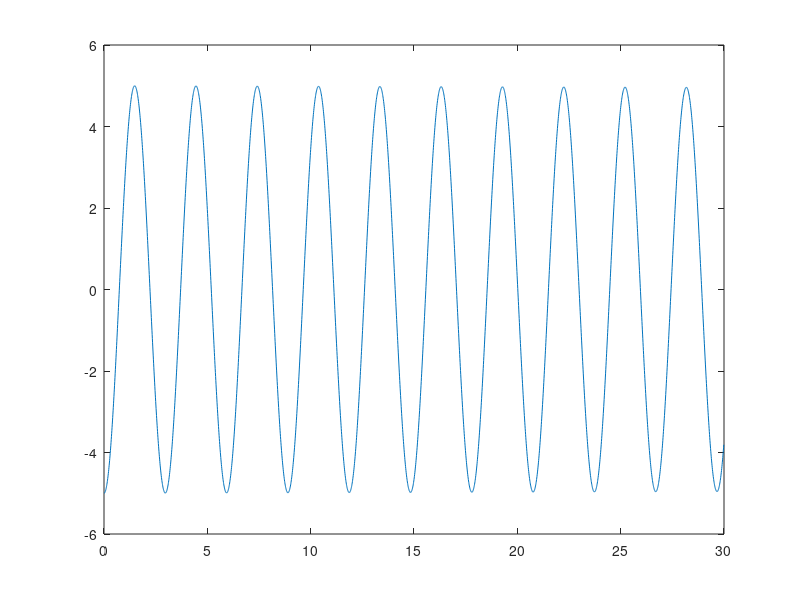
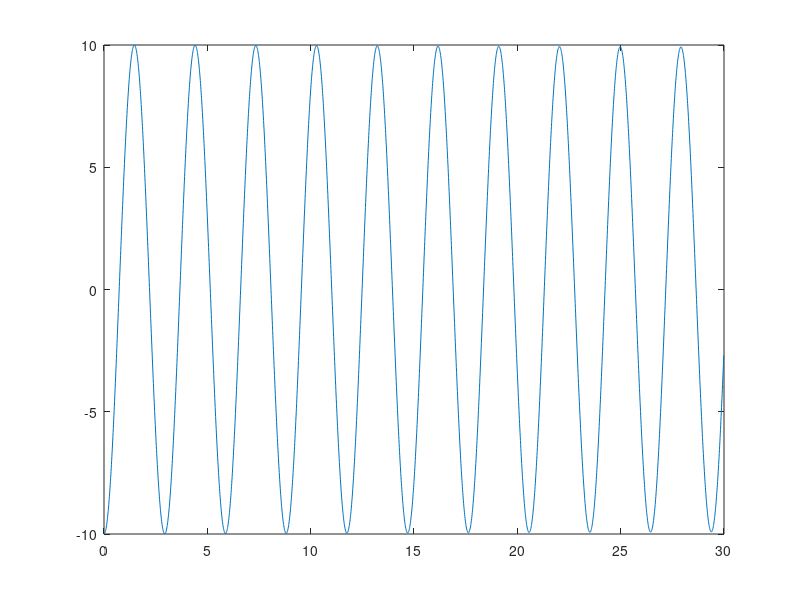
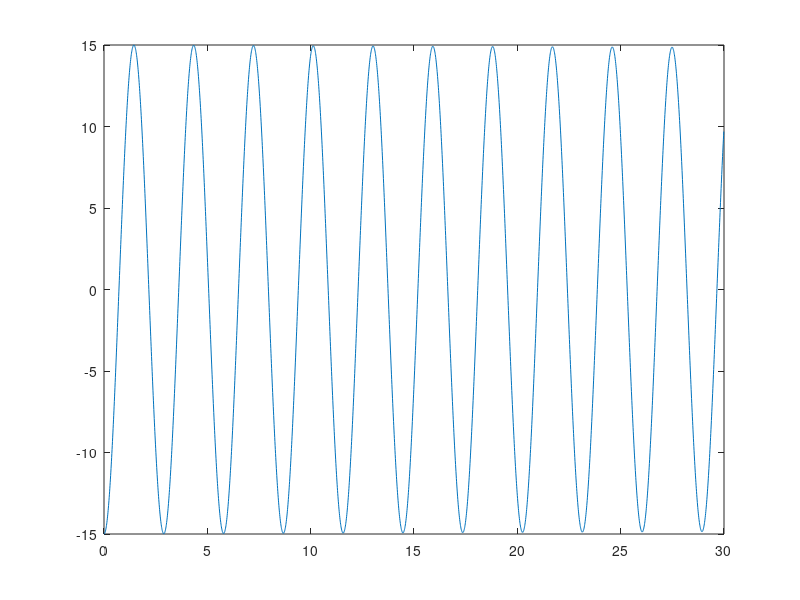
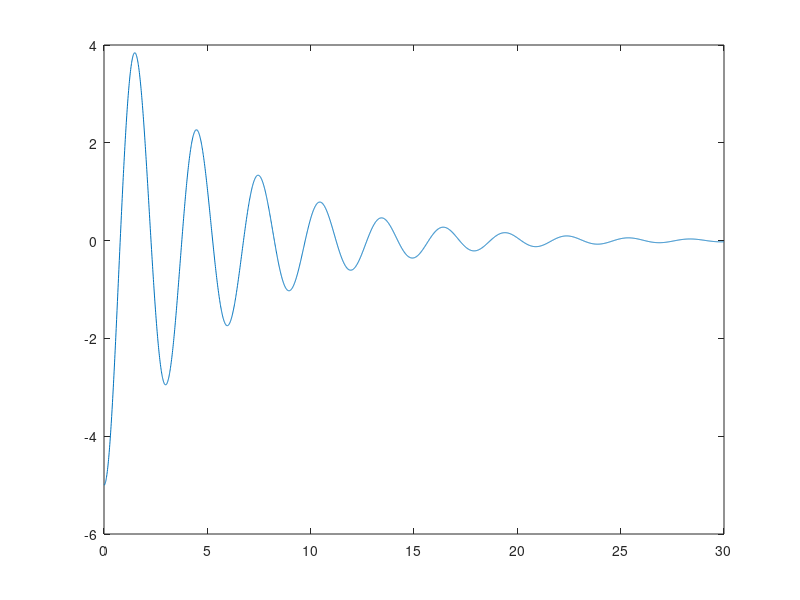

The MATLAB script that drew these images, in order:
clear; clc; close all

D = load('AQWAFlapPitchLinearHydrostaticFreeDecay.mat');

for i=1:12
    figure
    plot(D.time,D.Flap1pitch(:,i))
    hold on
end

figure
plot(D.time,D.Flap1pitch(:,[4,7,10]))
legend({D.tnames{[4,7,10]}},'Interpreter','none')
xlabel('time (s)'), ylabel('Pitch (\circ)'), grid on
title('Flap Pitch Free Decay 5\circ displacement 5,10,15 Nm/rad/s')

figure
plot(D.time,D.Flap1pitch(:,[5,8,11]))
legend({D.tnames{[5,8,11]}},'Interpreter','none')
xlabel('time (s)'), ylabel('Pitch (\circ)'), grid on
title('Flap Pitch Free Decay 10\circ displacement 5,10,15 Nm/rad/s')

figure
plot(D.time,D.Flap1pitch(:,[6,9,12]))
legend({D.tnames{[6,9,12]}},'Interpreter','none')
xlabel('time (s)'), ylabel('Pitch (\circ)'), grid on
title('Flap Pitch Free Decay 15\circ displacement 5,10,15 Nm/rad/s')
